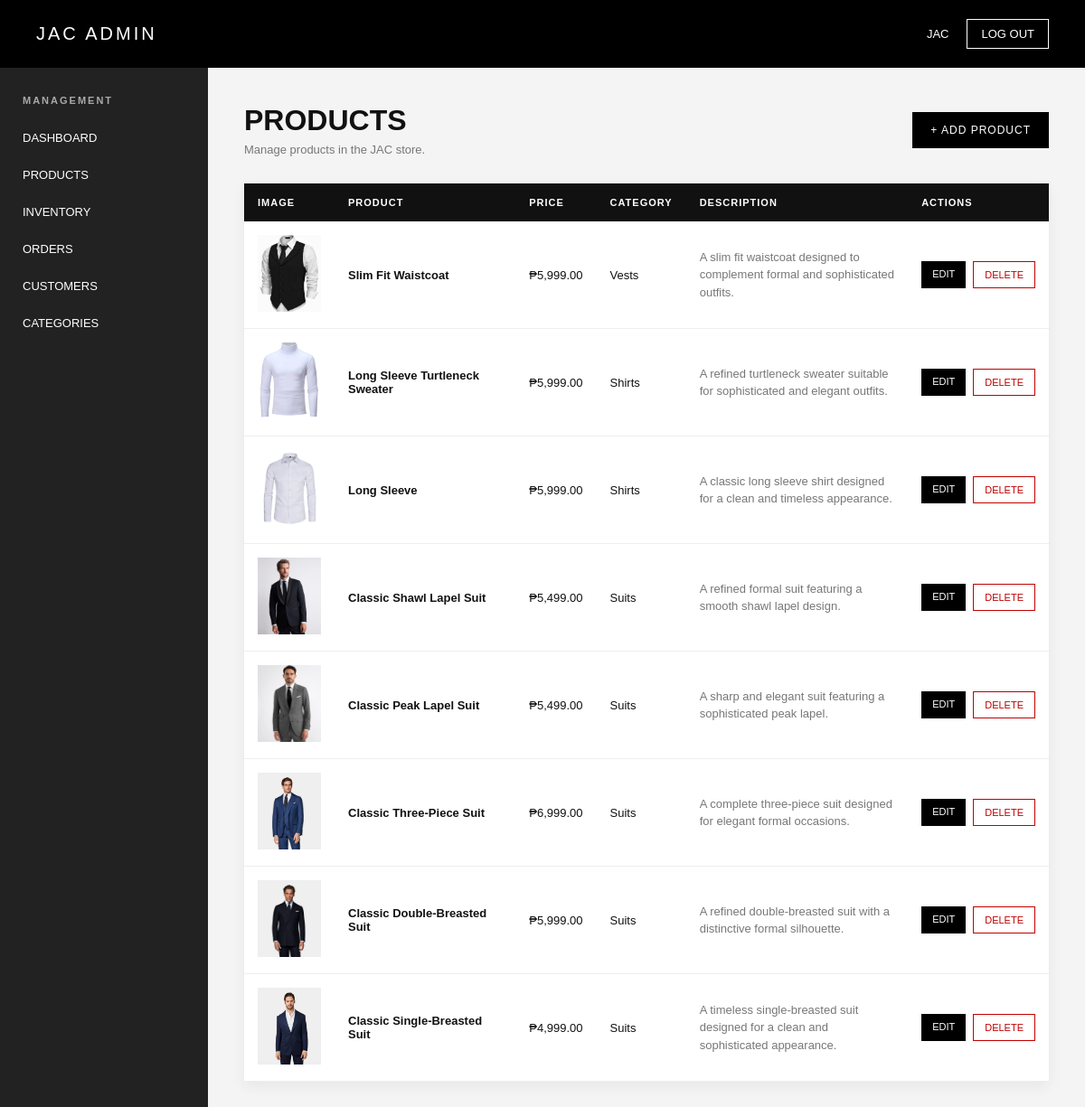
Screenshot of /admin/products.php (signed in) with the database file from the repository.
### tables this page shows
CREATE TABLE `products` (
  `id` int(11) NOT NULL AUTO_INCREMENT,
  `category_id` int(11) DEFAULT NULL,
  `name` varchar(255) NOT NULL,
  `description` text DEFAULT NULL,
  `price` decimal(10,2) NOT NULL,
  `image` varchar(255) DEFAULT NULL,
  `created_at` timestamp NOT NULL DEFAULT current_timestamp(),
  `stock` int(11) NOT NULL DEFAULT 10,
  PRIMARY KEY (`id`),
  KEY `category_id` (`category_id`),
  CONSTRAINT `products_ibfk_1` FOREIGN KEY (`category_id`) REFERENCES `categories` (`id`) ON DELETE SET NULL ON UPDATE CASCADE
);

CREATE TABLE `categories` (
  `id` int(11) NOT NULL AUTO_INCREMENT,
  `name` varchar(100) NOT NULL,
  `description` text DEFAULT NULL,
  PRIMARY KEY (`id`),
  UNIQUE KEY `name` (`name`)
);

### admin/products.php (the view, shortened to what this page needs)
<?php
require_once "../php/db.php";
$products = [];
$stmt = $conn->prepare("
    SELECT
        products.id,
        products.name,
        products.price,
        products.image,
        products.description,
        categories.name AS category_name
    FROM products
    LEFT JOIN categories
        ON products.category_id = categories.id
    ORDER BY products.id DESC
");
if ($stmt) {
    $stmt->execute();
    $result = $stmt->get_result();
    $products = $result->fetch_all(
        MYSQLI_ASSOC
    );
}
?>
<!DOCTYPE html>
<html lang="en">
<head>
</head>
<body>
<header class="admin-header">
    <div class="admin-logo">
        JAC ADMIN
    </div>
    <div class="admin-user">
        <span>
            <?php
            echo htmlspecialchars(
                $_SESSION["admin_first_name"]
            );
            ?>
        </span>
        <a
            href="logout.php"
            class="logout"
        >
            LOG OUT
        </a>
    </div>
</header>
<div class="layout">
    <aside class="sidebar">
        <h3>
            MANAGEMENT
        </h3>
        <a href="dashboard.php">
            DASHBOARD
        </a>
        <a href="products.php">
            PRODUCTS
        </a>
        <a href="variants.php">
            INVENTORY
        </a>
        <a href="orders.php">
            ORDERS
        </a>
        <a href="customers.php">
            CUSTOMERS
        </a>
        <a href="categories.php">
            CATEGORIES
        </a>
    </aside>
    <main class="content">
        <div class="page-header">
            <div>
                <h1>
                    PRODUCTS
                </h1>
                <p>
                    Manage products in the JAC store.
                </p>
            </div>
            <a
                href="add_product.php"
                class="add-button"
            >
                + ADD PRODUCT
            </a>
        </div>
        <?php if (empty($products)): ?>
            <div class="empty-products">
                <h2>
                    NO PRODUCTS FOUND
                </h2>
                <p>
                    Add your first product.
                </p>
            </div>
        <?php else: ?>
            <table class="products-table">
                <thead>
                    <tr>
                        <th>
                            IMAGE
                        </th>
                        <th>
                            PRODUCT
                        </th>
                        <th>
                            PRICE
                        </th>
                        <th>
                            CATEGORY
                        </th>
                        <th>
                            DESCRIPTION
                        </th>
                        <th>
                            ACTIONS
                        </th>
                    </tr>
                </thead>
                <tbody>
                    <?php foreach ($products as $product): ?>
                        <tr>
                            <td>
                                <?php if (!empty($product["image"])): ?>
                                    <img
                                        src="../Images/<?php
                                            echo htmlspecialchars(
                                                $product["image"]
                                            );
                                        ?>"
                                        class="product-image"
                                        alt=""
                                    >
                                <?php else: ?>
                                    <div
                                        class="product-image"
                                    ></div>
                                <?php endif; ?>
                            </td>
                            <td>
                                <div class="product-name">
                                    <?php
                                    echo htmlspecialchars(
                                        $product["name"]
                                    );
                                    ?>
                                </div>
                            </td>
                            <td>
                                ₱<?php
                                echo number_format(
                                    $product["price"],
                                    2
                                );
                                ?>
                            </td>
                            <td>
                                <?php
                                echo htmlspecialchars(
                                    $product["category_name"]
                                    ?? "Uncategorized"
                                );
                                ?>
                            </td>
                            <td>
                                <div
                                    class="product-description"
                                >
                                    <?php
                                    echo htmlspecialchars(
                                        $product["description"]
                                    );
                                    ?>
                                </div>
                            </td>
                            <td>
                                <div
                                    class="action-buttons"
                                >
                                    <a
                                        href="edit_product.php?id=<?php
                                            echo $product["id"];
                                        ?>"
                                        class="edit-button"
                                    >
                                        EDIT
                                    </a>
                                    <a
                                        href="delete_product.php?id=<?php
                                            echo $product["id"];
                                        ?>"
                                        class="delete-button"
                                        onclick="return confirm('Are you sure you want to delete this product?');"
                                    >
                                        DELETE
                                    </a>
                                </div>
                            </td>
                        </tr>
                    <?php endforeach; ?>
                </tbody>
            </table>
        <?php endif; ?>
    </main>
</div>
</body>
</html>

### admin/products.php (style rules this page uses)
* { box-sizing: border-box; margin: 0; padding: 0; }
body { font-family: Arial, sans-serif; background: #f4f4f4; color: #111; }
.admin-header { height: 75px; background: #000; color: white; display: flex; align-items: center; justify-content: space-between; padding: 0 40px; }
.admin-logo { letter-spacing: 3px; font-size: 20px; }
.admin-user { display: flex; align-items: center; gap: 20px; font-size: 13px; }
.logout { color: white; text-decoration: none; border: 1px solid white; padding: 8px 15px; }
.layout { display: flex; min-height: calc(100vh - 75px); }
.sidebar { width: 230px; background: #222; color: white; padding: 30px 0; flex-shrink: 0; }
.sidebar h3 { font-size: 11px; letter-spacing: 2px; color: #aaa; padding: 0 25px 15px; }
.sidebar a { display: block; color: white; text-decoration: none; padding: 13px 25px; font-size: 13px; }
.content { flex: 1; padding: 40px; overflow-x: auto; }
.page-header { display: flex; justify-content: space-between; align-items: center; margin-bottom: 30px; }
.page-header h1 { margin-bottom: 6px; }
.page-header p { color: #777; font-size: 13px; }
.add-button { background: black; color: white; text-decoration: none; padding: 13px 20px; font-size: 12px; letter-spacing: 1px; }
.products-table { width: 100%; min-width: 850px; border-collapse: collapse; background: white; box-shadow: 0 5px 15px rgba(0, 0, 0, 0.06); }
.products-table th { text-align: left; background: #111; color: white; padding: 15px; font-size: 11px; letter-spacing: 1px; }
.products-table td { padding: 15px; border-bottom: 1px solid #eee; font-size: 13px; vertical-align: middle; }
.product-image { width: 70px; height: 85px; object-fit: cover; background: #eee; }
.product-name { font-weight: bold; }
.product-description { color: #777; max-width: 250px; line-height: 1.5; }
.action-buttons { display: flex; gap: 8px; }
.edit-button, .delete-button { padding: 8px 12px; text-decoration: none; font-size: 11px; }
.edit-button { background: black; color: white; }
.delete-button { background: white; color: #c00000; border: 1px solid #c00000; }

### rows the page displays
products: image (picture), name "Slim Fit Waistcoat", price "5,999.00", category.name "Vests", description "A slim fit waistcoat designed to complement formal and sophisticated outfits."
products: image (picture), name "Long Sleeve Turtleneck Sweater", price "5,999.00", category.name "Shirts", description "A refined turtleneck sweater suitable for sophisticated and elegant outfits."
products: image (picture), name "Long Sleeve", price "5,999.00", category.name "Shirts", description "A classic long sleeve shirt designed for a clean and timeless appearance."
products: image (picture), name "Classic Shawl Lapel Suit", price "5,499.00", category.name "Suits", description "A refined formal suit featuring a smooth shawl lapel design."
products: image (picture), name "Classic Peak Lapel Suit", price "5,499.00", category.name "Suits", description "A sharp and elegant suit featuring a sophisticated peak lapel."
products: image (picture), name "Classic Three-Piece Suit", price "6,999.00", category.name "Suits", description "A complete three-piece suit designed for elegant formal occasions."
products: image (picture), name "Classic Double-Breasted Suit", price "5,999.00", category.name "Suits", description "A refined double-breasted suit with a distinctive formal silhouette."
products: image (picture), name "Classic Single-Breasted Suit", price "4,999.00", category.name "Suits", description "A timeless single-breasted suit designed for a clean and sophisticated appearance."

### other values shown
$_SESSION["admin_first_name"] "JAC"
